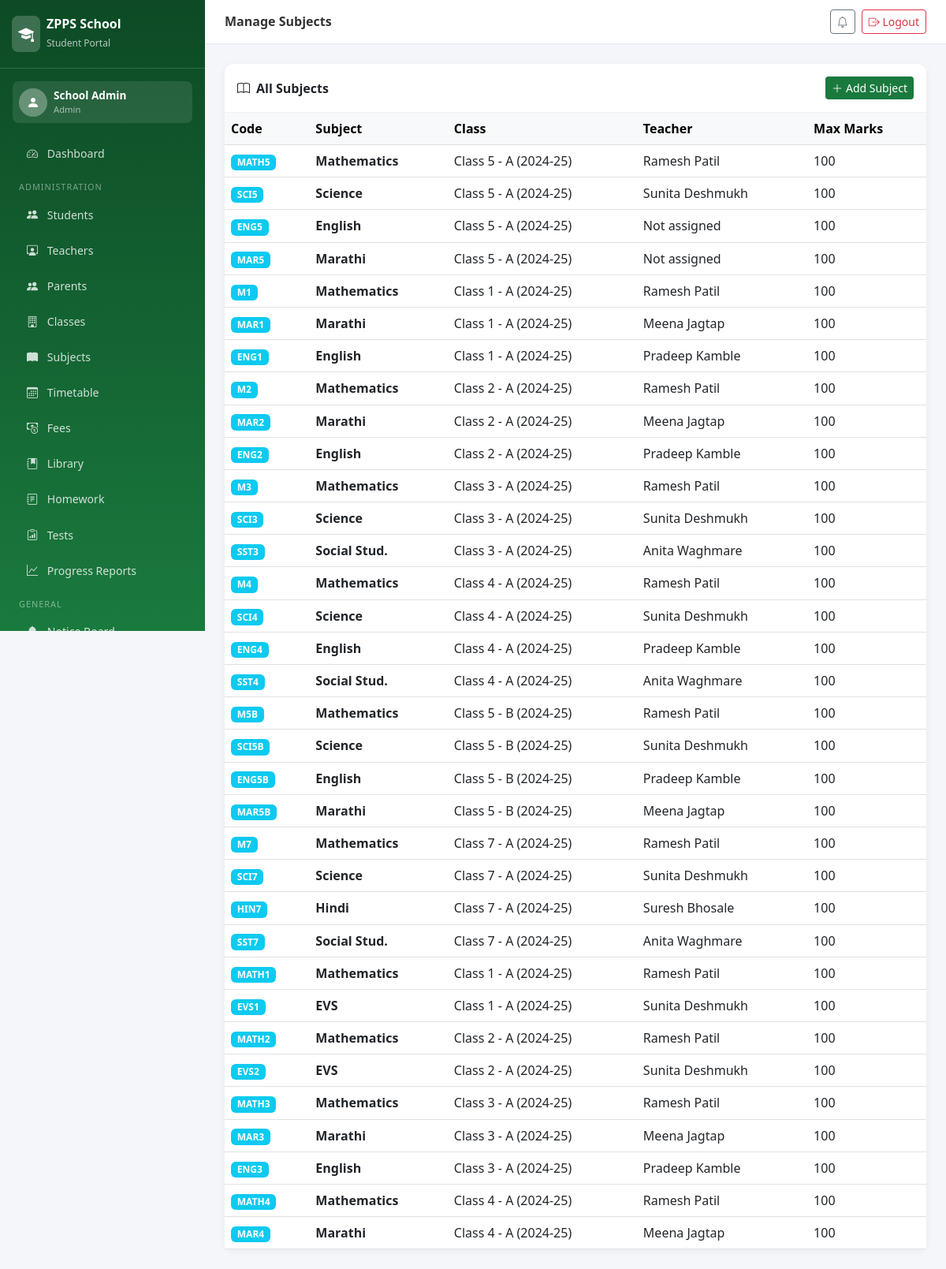
/subjects/ (signed in), run on the app's committed database.
### portal/models.py (models this page shows, shortened)
class Subject(models.Model):
    name = models.CharField(max_length=100)
    code = models.CharField(max_length=10)
    student_class = models.ForeignKey(Class, on_delete=models.CASCADE)
    teacher = models.ForeignKey(Teacher, on_delete=models.SET_NULL, null=True, blank=True, related_name='subjects')
    max_marks = models.IntegerField(default=100)

class Class(models.Model):
    name = models.CharField(max_length=20)  # e.g. "Class 5"
    section = models.CharField(max_length=5, default='A')
    academic_year = models.CharField(max_length=10, default='2024-25')
    def __str__(self):
        return f"{self.name} - {self.section} ({self.academic_year})"
    class Meta:
        verbose_name_plural = "Classes"

class Teacher(models.Model):
    user = models.OneToOneField(User, on_delete=models.CASCADE)
    employee_id = models.CharField(max_length=20, unique=True)
    phone = models.CharField(max_length=15)
    subject = models.CharField(max_length=50)
    classes = models.ManyToManyField(Class, blank=True)
    photo = models.ImageField(upload_to='teacher_photos/', blank=True, null=True)

### portal/views.py (the view)
# urls.py: path('subjects/', views.manage_subjects, name='manage_subjects'),
@login_required
def manage_subjects(request):
    subjects = Subject.objects.select_related('student_class', 'teacher').all()
    return render(request, 'portal/admin/subjects.html', {'subjects': subjects})

### templates/portal/admin/subjects.html (shortened to what this page needs)
{% extends 'portal/base.html' %}
{% block page_title %}Manage Subjects{% endblock %}
{% block content %}
<div class="card">
    <div class="card-header d-flex justify-content-between align-items-center py-3">
        <span><i class="bi bi-book me-2"></i>All Subjects</span>
        <a href="{% url 'add_subject' %}" class="btn btn-zpps btn-sm"><i class="bi bi-plus-lg me-1"></i>Add Subject</a>
    </div>
    <div class="card-body p-0">
        <table class="table table-hover mb-0">
            <thead class="table-light"><tr><th>Code</th><th>Subject</th><th>Class</th><th>Teacher</th><th>Max Marks</th></tr></thead>
            <tbody>
                {% for s in subjects %}
                <tr>
                    <td><span class="badge bg-info">{{ s.code }}</span></td>
                    <td><strong>{{ s.name }}</strong></td>
                    <td>{{ s.student_class }}</td>
                    <td>{{ s.teacher.user.get_full_name|default:"Not assigned" }}</td>
                    <td>{{ s.max_marks }}</td>
                </tr>
                {% empty %}
                <tr><td colspan="5" class="text-center p-4 text-muted">No subjects yet.</td></tr>
                {% endfor %}
            </tbody>
        </table>
    </div>
</div>
{% endblock %}

### templates/portal/base.html (shortened to what this page needs)
<!DOCTYPE html>
<html lang="en">
<head>
    <link href="https://cdn.jsdelivr.net/npm/bootstrap@5.3.0/dist/css/bootstrap.min.css" rel="stylesheet">
    <link href="https://cdn.jsdelivr.net/npm/bootstrap-icons@1.11.0/font/bootstrap-icons.css" rel="stylesheet">
</head>
<body>
<nav class="sidebar" id="sidebar">
    <div class="sidebar-brand">
        <div class="d-flex align-items-center gap-2">
            <div style="background:rgba(255,255,255,0.2);border-radius:8px;padding:8px;">
                <i class="bi bi-mortarboard-fill text-white fs-5"></i>
            </div>
            <div><h5>ZPPS School</h5><small>Student Portal</small></div>
        </div>
    </div>
    {% if user.is_authenticated %}
    <div class="p-3">
        <div class="d-flex align-items-center gap-2 p-2" style="background:rgba(255,255,255,0.1);border-radius:8px;">
            <div style="background:rgba(255,255,255,0.3);border-radius:50%;width:36px;height:36px;display:flex;align-items:center;justify-content:center;">
                <i class="bi bi-person-fill text-white"></i>
            </div>
            <div>
                <div style="color:#fff;font-size:0.85rem;font-weight:600;">{{ user.get_full_name|default:user.username }}</div>
                <div style="color:rgba(255,255,255,0.6);font-size:0.7rem;">
                    {% if user.is_superuser %}Admin{% else %}{% if user.teacher %}Teacher{% else %}{% if user.student %}Student{% else %}{% if user.parent %}Parent{% endif %}{% endif %}{% endif %}{% endif %}
                </div>
            </div>
        </div>
    </div>
    <ul class="nav flex-column px-1 pb-4">
        <li><a class="nav-link" href="{% url 'dashboard' %}"><i class="bi bi-speedometer2"></i> Dashboard</a></li>
        {% if user.is_superuser %}
        <li><div class="nav-section">Administration</div></li>
        <li><a class="nav-link" href="{% url 'manage_students' %}"><i class="bi bi-people-fill"></i> Students</a></li>
        <li><a class="nav-link" href="{% url 'manage_teachers' %}"><i class="bi bi-person-workspace"></i> Teachers</a></li>
        <li><a class="nav-link" href="{% url 'manage_parents' %}"><i class="bi bi-people-fill"></i> Parents</a></li>
        <li><a class="nav-link" href="{% url 'manage_classes' %}"><i class="bi bi-building"></i> Classes</a></li>
        <li><a class="nav-link" href="{% url 'manage_subjects' %}"><i class="bi bi-book-fill"></i> Subjects</a></li>
        <li><a class="nav-link" href="{% url 'view_timetable' %}"><i class="bi bi-calendar3"></i> Timetable</a></li>
        <li><a class="nav-link" href="{% url 'manage_fees' %}"><i class="bi bi-cash-coin"></i> Fees</a></li>
        <li><a class="nav-link" href="{% url 'library' %}"><i class="bi bi-journal-bookmark-fill"></i> Library</a></li>
        <li><a class="nav-link" href="{% url 'homework' %}"><i class="bi bi-journal-text"></i> Homework</a></li>
        <li><a class="nav-link" href="{% url 'class_tests' %}"><i class="bi bi-clipboard-data"></i> Tests</a></li>
        <li><a class="nav-link" href="{% url 'all_progress' %}"><i class="bi bi-graph-up"></i> Progress Reports</a></li>
        {% endif %}
        <li><div class="nav-section">General</div></li>
        <li><a class="nav-link" href="{% url 'notice_board' %}"><i class="bi bi-bell-fill"></i> Notice Board</a></li>
    </ul>
    {% endif %}
</nav>
<div class="main-content">
    <div class="topbar">
        <div class="d-flex align-items-center gap-3">
            <h6>{% block page_title %}ZPPS Portal{% endblock %}</h6>
        </div>
        <div class="d-flex align-items-center gap-2">
            <a href="{% url 'notice_board' %}" class="btn btn-sm btn-outline-secondary"><i class="bi bi-bell"></i></a>
            <a href="{% url 'logout' %}" class="btn btn-sm btn-outline-danger"><i class="bi bi-box-arrow-right"></i> Logout</a>
        </div>
    </div>
    <div class="page-body">
        {% block content %}{% endblock %}
    </div>
</div>
</body>
</html>

### templates/portal/base.html (style rules this page uses)
:root { --zpps-green: #1a7a3e; --zpps-light: #e8f5ee; --zpps-dark: #0d4a25; --sidebar-width: 260px; }
body { background: #f4f6f9; font-family: 'Segoe UI', sans-serif; }
.sidebar { width: var(--sidebar-width); height: 100vh; background: linear-gradient(180deg, var(--zpps-dark) 0%, var(--zpps-green) 100%); position: fixed; top: 0; left: 0; z-index: 1000; overflow-y: auto; overflow-x: hidden; }
.sidebar-brand { padding: 20px 15px; border-bottom: 1px solid rgba(255,255,255,0.15); }
.sidebar-brand h5 { color: #fff; font-weight: 700; margin: 0; font-size: 1rem; }
.sidebar-brand small { color: rgba(255,255,255,0.7); font-size: 0.75rem; }
.sidebar .nav-link { color: rgba(255,255,255,0.8); padding: 10px 20px; border-radius: 8px; margin: 2px 10px; transition: all 0.2s; font-size: 0.88rem; }
.sidebar .nav-link i { width: 20px; margin-right: 8px; }
.nav-section { color: rgba(255,255,255,0.45); font-size: 0.68rem; text-transform: uppercase; padding: 12px 20px 4px; letter-spacing: 1px; }
.main-content { margin-left: var(--sidebar-width); }
.topbar { background: #fff; padding: 12px 25px; border-bottom: 1px solid #e2e8f0; display: flex; align-items: center; justify-content: space-between; position: sticky; top: 0; z-index: 100; }
.topbar h6 { margin: 0; font-weight: 600; color: #333; }
.page-body { padding: 25px; }
.card { border: none; border-radius: 12px; box-shadow: 0 2px 10px rgba(0,0,0,0.06); }
.card-header { background: #fff; border-bottom: 1px solid #f0f0f0; font-weight: 600; border-radius: 12px 12px 0 0 !important; }
.btn-zpps { background: var(--zpps-green); color: #fff; border: none; }

### data on the page
Subject: code "MATH5", name "Mathematics", student_class "Class 5 - A (2024-25)", teacher.user.get_full_name "Ramesh Patil", max_marks "100"
Subject: code "SCI5", name "Science", student_class "Class 5 - A (2024-25)", teacher.user.get_full_name "Sunita Deshmukh", max_marks "100"
Subject: code "ENG5", name "English", student_class "Class 5 - A (2024-25)", teacher.user.get_full_name "Not assigned", max_marks "100"
Subject: code "MAR5", name "Marathi", student_class "Class 5 - A (2024-25)", teacher.user.get_full_name "Not assigned", max_marks "100"
Subject: code "M1", name "Mathematics", student_class "Class 1 - A (2024-25)", teacher.user.get_full_name "Ramesh Patil", max_marks "100"
Subject: code "MAR1", name "Marathi", student_class "Class 1 - A (2024-25)", teacher.user.get_full_name "Meena Jagtap", max_marks "100"
Subject: code "ENG1", name "English", student_class "Class 1 - A (2024-25)", teacher.user.get_full_name "Pradeep Kamble", max_marks "100"
Subject: code "M2", name "Mathematics", student_class "Class 2 - A (2024-25)", teacher.user.get_full_name "Ramesh Patil", max_marks "100"
Subject: code "MAR2", name "Marathi", student_class "Class 2 - A (2024-25)", teacher.user.get_full_name "Meena Jagtap", max_marks "100"
Subject: code "ENG2", name "English", student_class "Class 2 - A (2024-25)", teacher.user.get_full_name "Pradeep Kamble", max_marks "100"
Subject: code "M3", name "Mathematics", student_class "Class 3 - A (2024-25)", teacher.user.get_full_name "Ramesh Patil", max_marks "100"
Subject: code "SCI3", name "Science", student_class "Class 3 - A (2024-25)", teacher.user.get_full_name "Sunita Deshmukh", max_marks "100"
Subject: code "SST3", name "Social Stud.", student_class "Class 3 - A (2024-25)", teacher.user.get_full_name "Anita Waghmare", max_marks "100"
Subject: code "M4", name "Mathematics", student_class "Class 4 - A (2024-25)", teacher.user.get_full_name "Ramesh Patil", max_marks "100"
Subject: code "SCI4", name "Science", student_class "Class 4 - A (2024-25)", teacher.user.get_full_name "Sunita Deshmukh", max_marks "100"
Subject: code "ENG4", name "English", student_class "Class 4 - A (2024-25)", teacher.user.get_full_name "Pradeep Kamble", max_marks "100"
Subject: code "SST4", name "Social Stud.", student_class "Class 4 - A (2024-25)", teacher.user.get_full_name "Anita Waghmare", max_marks "100"
Subject: code "M5B", name "Mathematics", student_class "Class 5 - B (2024-25)", teacher.user.get_full_name "Ramesh Patil", max_marks "100"
Subject: code "SCI5B", name "Science", student_class "Class 5 - B (2024-25)", teacher.user.get_full_name "Sunita Deshmukh", max_marks "100"
Subject: code "ENG5B", name "English", student_class "Class 5 - B (2024-25)", teacher.user.get_full_name "Pradeep Kamble", max_marks "100"
Subject: code "MAR5B", name "Marathi", student_class "Class 5 - B (2024-25)", teacher.user.get_full_name "Meena Jagtap", max_marks "100"
Subject: code "M7", name "Mathematics", student_class "Class 7 - A (2024-25)", teacher.user.get_full_name "Ramesh Patil", max_marks "100"
Subject: code "SCI7", name "Science", student_class "Class 7 - A (2024-25)", teacher.user.get_full_name "Sunita Deshmukh", max_marks "100"
Subject: code "HIN7", name "Hindi", student_class "Class 7 - A (2024-25)", teacher.user.get_full_name "Suresh Bhosale", max_marks "100"
Subject: code "SST7", name "Social Stud.", student_class "Class 7 - A (2024-25)", teacher.user.get_full_name "Anita Waghmare", max_marks "100"
Subject: code "MATH1", name "Mathematics", student_class "Class 1 - A (2024-25)", teacher.user.get_full_name "Ramesh Patil", max_marks "100"
Subject: code "EVS1", name "EVS", student_class "Class 1 - A (2024-25)", teacher.user.get_full_name "Sunita Deshmukh", max_marks "100"
Subject: code "MATH2", name "Mathematics", student_class "Class 2 - A (2024-25)", teacher.user.get_full_name "Ramesh Patil", max_marks "100"
Subject: code "EVS2", name "EVS", student_class "Class 2 - A (2024-25)", teacher.user.get_full_name "Sunita Deshmukh", max_marks "100"
Subject: code "MATH3", name "Mathematics", student_class "Class 3 - A (2024-25)", teacher.user.get_full_name "Ramesh Patil", max_marks "100"
Subject: code "MAR3", name "Marathi", student_class "Class 3 - A (2024-25)", teacher.user.get_full_name "Meena Jagtap", max_marks "100"
Subject: code "ENG3", name "English", student_class "Class 3 - A (2024-25)", teacher.user.get_full_name "Pradeep Kamble", max_marks "100"
Subject: code "MATH4", name "Mathematics", student_class "Class 4 - A (2024-25)", teacher.user.get_full_name "Ramesh Patil", max_marks "100"
Subject: code "MAR4", name "Marathi", student_class "Class 4 - A (2024-25)", teacher.user.get_full_name "Meena Jagtap", max_marks "100"

### other printed values
{{ user.get_full_name|default:user.username }} "School Admin"
